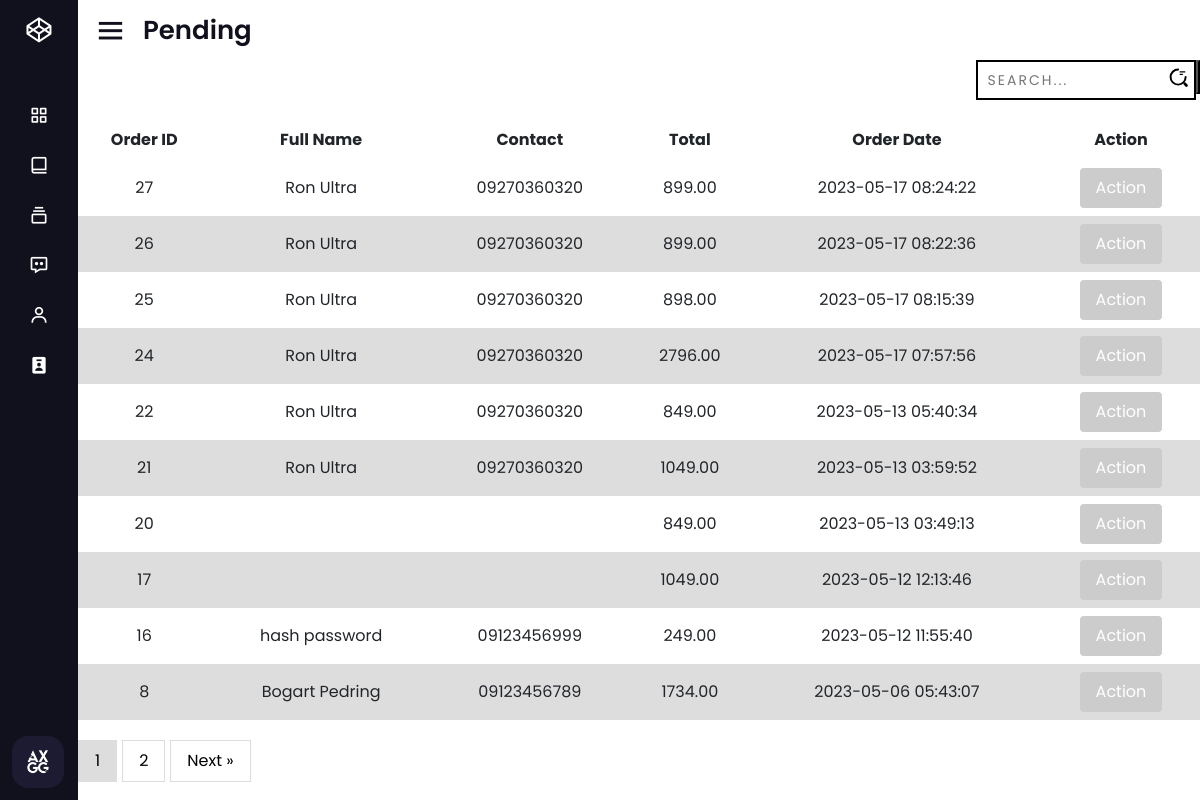
The page /orders/pending.php (signed in) on the database its author committed.
### tables this page shows
CREATE TABLE `orders` (
  `ord_id` int(11) NOT NULL,
  `user_id` int(11) DEFAULT NULL,
  `add_id` int(11) DEFAULT NULL,
  `full_name` varchar(50) NOT NULL,
  `contact` varchar(50) NOT NULL,
  `mod_` varchar(50) NOT NULL,
  `mop` varchar(50) NOT NULL,
  `status` tinyint(1) NOT NULL DEFAULT 0,
  `note` text DEFAULT NULL,
  `shipping` decimal(9,2) NOT NULL DEFAULT 150.00,
  `total` decimal(9,2) NOT NULL,
  `ord_date` datetime DEFAULT current_timestamp()
);

### orders/pending.php (the view, shortened to what this page needs)
<!DOCTYPE html>
<html lang="en">
<head>
  <link rel="stylesheet" href="./css/pending.css">
</head>
<body>
  <?php include('../includes/sidenav.php') ?>
  <section class="home-section">
    <div class="home-content">
      <i class='bx bx-menu'></i>
      <span class="text">Pending</span>
    </div>
    <?php
    include('../config.php');
    $perPage = 10;
    $page = isset($_GET['page']) ? intval($_GET['page']) : 1;
    $offset = ($page - 1) * $perPage;
    if (isset($_GET['search']) && !empty($_GET['search'])) {
      $search = $_GET['search'];
      $sql = "SELECT * FROM orders WHERE status = 0 AND (full_name LIKE '%$search%' OR contact LIKE '%$search%') ORDER BY ord_date DESC LIMIT $offset, $perPage";
    } else {
      $sql = "SELECT * FROM orders WHERE status = 0 ORDER BY ord_date DESC LIMIT $offset, $perPage";
    }
    $result = mysqli_query($conn, $sql);
    if (mysqli_num_rows($result) > 0) {
      echo '
            <div class="input-container" style="margin-left: 80%; margin-bottom:20px;">
              <form action="" method="GET">
                <input type="text" name="search" class="input" placeholder="Search..." value="' . (isset($_GET['search']) ? $_GET['search'] : '') . '">
                <button style="position:absolute; padding-top:30px;">
                  <span class="icon">
                    <svg width="19px" height="19px" viewBox="0 0 24 24" fill="none" xmlns="http://www.w3.org/2000/svg">
                      <g id="SVGRepo_bgCarrier" stroke-width="0"></g>
                      <g id="SVGRepo_tracerCarrier" stroke-linecap="round" stroke-linejoin="round"></g>
                      <g id="SVGRepo_iconCarrier">
                        <path opacity="1" d="M14 5H20" stroke="#000" stroke-width="1.5" stroke-linecap="round" stroke-linejoin="round"></path>
                        <path opacity="1" d="M14 8H17" stroke="#000" stroke-width="1.5" stroke-linecap="round" stroke-linejoin="round"></path>
                        <path d="M21 11.5C21 16.75 16.75 21 11.5 21C6.25 21 2 16.75 2 11.5C2 6.25 6.25 2 11.5 2" stroke="#000" stroke-width="2.5" stroke-linecap="round" stroke-linejoin="round"></path>
                        <path opacity="1" d="M22 22L20 20" stroke="#000" stroke-width="3.5" stroke-linecap="round" stroke-linejoin="round"></path>
                      </g>
                    </svg>
                  </span>
                </button>
              </form>
            </div>
            ';
                echo '
            <table>
              <thead>
                <tr>
                  <th>Order ID</th>
                  <th>Full Name</th>
                  <th>Contact</th>
                  <th>Total</th>
                  <th>Order Date</th>
                  <th>Action</th>
                </tr>
              </thead>
              <tbody>';
      while ($row = mysqli_fetch_assoc($result)) {
        $orderId = $row['ord_id'];
        $fullName = $row['full_name'];
        $contact = $row['contact'];
        $total = $row['total'];
        $orderDate = $row['ord_date'];
        echo '<tr>
                <td>' . $orderId . '</td>
                <td>' . $fullName . '</td>
                <td>' . $contact . '</td>
                <td>' . $total . '</td>
                <td>' . $orderDate . '</td>
                <td>
                  <button class="action-button">Action</button>
                  <div class="more-options">
                    <form action="" method="POST" style="display: inline;">
                      <input type="hidden" name="orderId" value="' . $orderId . '">
                      <button type="submit" name="followUp" class="status">FollowUp</button>
                    </form>
                    <a href="pending-view.php?id=' . $orderId . '"><button class="view">View</button></a>
                  </div>
                </td>
              </tr>';
      }
      echo '</tbody>
    </table>';
      $totalOrders = mysqli_num_rows(mysqli_query($conn, "SELECT * FROM orders WHERE status = 0"));
      $totalPages = ceil($totalOrders / $perPage);
      echo '<div class="pagination">';
      for ($i = 1; $i <= $totalPages; $i++) {
        echo '<a href="?page=' . $i . '" ' . ($page == $i ? 'class="active"' : '') . '>' . $i . '</a>';
      }
      if ($page < $totalPages) {
        echo '<a href="?page=' . ($page + 1) . '">Next &raquo;</a>';
      }
      echo '</div>';
    } else {
      echo 'No orders found.';
    }
    ?>
  </section>
</body>
</html>

### orders/css/pending.css (style rules this page uses)
table { font-family: arial, sans-serif; border-collapse: collapse; width: 100%; text-align: center; }
td, th { border: 1px solid #dddddd; text-align: left; padding: 8px; text-align: center; }
tr:nth-child(even) { background-color: #dddddd; }
.pagination { margin-top: 20px; text-align: center; }
.pagination a { display: inline-block; padding: 8px 16px; text-decoration: none; color: #000; border: 1px solid #ddd; margin-right: 5px; }
.pagination a.active { background-color: #ddd; }
.action-button { padding: 8px 16px; background-color: #4CAF50; color: #fff; border: none; border-radius: 4px; cursor: pointer; }
.action-button { padding: 8px 16px; background-color: #ccc; color: #fff; border: none; border-radius: 4px; cursor: pointer; }
.input-container { width: 220px; position: relative; }
.icon { position: absolute; right: 10px; top: calc(50% + 5px); transform: translateY(calc(-50% - 5px)); }
.input { width: 100%; height: 40px; padding: 10px; transition: .2s linear; border: 2.5px solid black; font-size: 14px; text-transform: uppercase; letter-spacing: 2px; }

### assets/css/style.css (style rules this page uses)
* { margin: 0; padding: 0; box-sizing: border-box; font-family: "Poppins", sans-serif; }
:root { --background-color1: #fafaff; --background-color2: #ffffff; --background-color3: #ededed; --background-color4: #cad7fda4; --primary-color: #4b49ac; --secondary-color: #0c007d; --Border-color: #3f0097; --one-use-color: #3f0097; --two-use-color: #5500cb; }

### includes/sidenav.php (style rules this page uses)
* { margin: 0; padding: 0; box-sizing: border-box; font-family: 'Poppins', sans-serif; }
.home-section { position: relative; height: 100vh; left: 260px; width: calc(100% - 260px); transition: all 0.5s ease; }
.sidebar.close~.home-section { left: 78px; width: calc(100% - 78px); }
.home-section .home-content { height: 60px; display: flex; align-items: center; }
.home-section .home-content .bx-menu, .home-section .home-content .text { color: #11101d; font-size: 35px; }
.home-section .home-content .bx-menu { margin: 0 15px; cursor: pointer; }
.home-section .home-content .text { font-size: 26px; font-weight: 600; }

### rows shown on the page
orders: ord_id "27", full_name "Ron Ultra", contact "09270360320", total "899.00", ord_date "2023-05-17 08:24:22"
orders: ord_id "26", full_name "Ron Ultra", contact "09270360320", total "899.00", ord_date "2023-05-17 08:22:36"
orders: ord_id "25", full_name "Ron Ultra", contact "09270360320", total "898.00", ord_date "2023-05-17 08:15:39"
orders: ord_id "24", full_name "Ron Ultra", contact "09270360320", total "2796.00", ord_date "2023-05-17 07:57:56"
orders: ord_id "22", full_name "Ron Ultra", contact "09270360320", total "849.00", ord_date "2023-05-13 05:40:34"
orders: ord_id "21", full_name "Ron Ultra", contact "09270360320", total "1049.00", ord_date "2023-05-13 03:59:52"
orders: ord_id "20", total "849.00", ord_date "2023-05-13 03:49:13"
orders: ord_id "17", total "1049.00", ord_date "2023-05-12 12:13:46"
orders: ord_id "16", full_name "hash password", contact "09123456999", total "249.00", ord_date "2023-05-12 11:55:40"
orders: ord_id "8", full_name "Bogart Pedring", contact "09123456789", total "1734.00", ord_date "2023-05-06 05:43:07"
